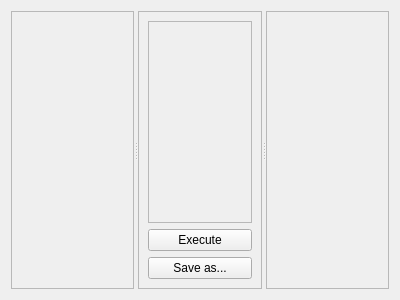
<?xml version="1.0" encoding="UTF-8"?>
<ui version="4.0">
 <class>MonoProcessing</class>
 <widget class="QWidget" name="MonoProcessing">
  <property name="geometry">
   <rect>
    <x>0</x>
    <y>0</y>
    <width>400</width>
    <height>300</height>
   </rect>
  </property>
  <property name="windowTitle">
   <string>Form</string>
  </property>
  <layout class="QHBoxLayout" name="horizontalLayout">
   <item>
    <widget class="QSplitter" name="splitter">
     <property name="orientation">
      <enum>Qt::Horizontal</enum>
     </property>
     <widget class="astro::ImageData" name="input">
      <property name="frameShape">
       <enum>QFrame::StyledPanel</enum>
      </property>
      <property name="frameShadow">
       <enum>QFrame::Raised</enum>
      </property>
     </widget>
     <widget class="QFrame" name="frame">
      <property name="frameShape">
       <enum>QFrame::StyledPanel</enum>
      </property>
      <property name="frameShadow">
       <enum>QFrame::Raised</enum>
      </property>
      <layout class="QVBoxLayout" name="verticalLayout">
       <item>
        <widget class="QScrollArea" name="scrollArea">
         <property name="widgetResizable">
          <bool>true</bool>
         </property>
         <widget class="QWidget" name="scrollAreaWidgetContents">
          <property name="geometry">
           <rect>
            <x>0</x>
            <y>0</y>
            <width>96</width>
            <height>180</height>
           </rect>
          </property>
          <layout class="QVBoxLayout" name="contentLayout"/>
         </widget>
        </widget>
       </item>
       <item>
        <widget class="QPushButton" name="execute">
         <property name="text">
          <string>Execute</string>
         </property>
        </widget>
       </item>
       <item>
        <widget class="QPushButton" name="saveAs">
         <property name="text">
          <string>Save as...</string>
         </property>
        </widget>
       </item>
      </layout>
     </widget>
     <widget class="astro::ImageData" name="output">
      <property name="frameShape">
       <enum>QFrame::StyledPanel</enum>
      </property>
      <property name="frameShadow">
       <enum>QFrame::Raised</enum>
      </property>
     </widget>
    </widget>
   </item>
  </layout>
 </widget>
 <customwidgets>
  <customwidget>
   <class>astro::ImageData</class>
   <extends>QFrame</extends>
   <header location="global">Common/imagedata.h</header>
   <container>1</container>
  </customwidget>
 </customwidgets>
 <resources/>
 <connections/>
</ui>
